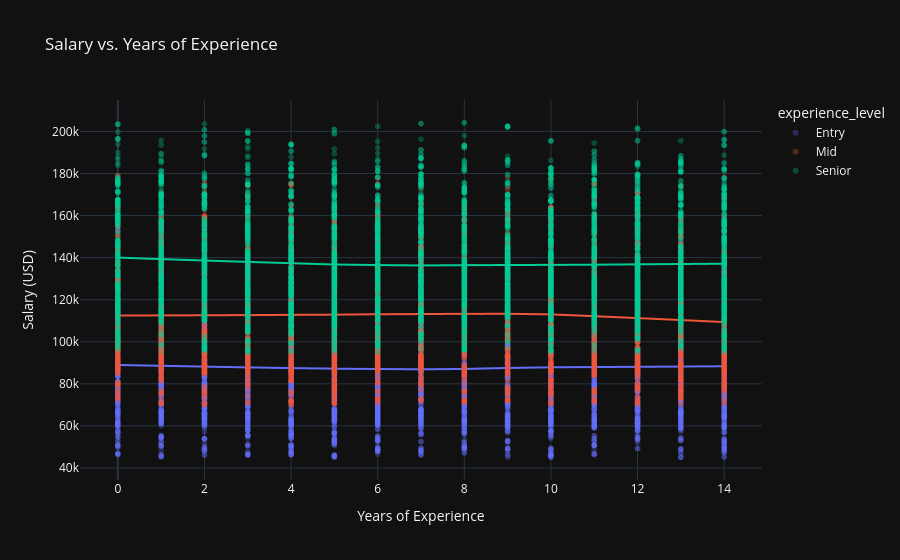

The notebook cell this image was saved under:
### Code cell
### 3. Salary vs. Years of Experience (scatter with trendline)
fig = px.scatter(ai_df, x='years_experience', y='salary', color='experience_level',
                 trendline='lowess', title='Salary vs. Years of Experience',
                 category_orders={'experience_level': ['Entry', 'Mid', 'Senior']},
                 labels={'years_experience': 'Years of Experience', 'salary': 'Salary (USD)'},
                 opacity=0.3)
fig.show()

### Figure 1 — Plotly figure (JSON) as saved in the notebook; plotly's stock layout.template omitted (floating-point values rounded to 4 significant figures; data arrays with more than 128 entries replaced by an {"elided": "..."} marker saying what was removed)
{"data": [{"hovertemplate": "experience_level=Entry<br>Years of Experience=%{x}<br>Salary (USD)=%{y}<extra></extra>", "legendgroup": "Entry", "marker": {"color": "#636efa", "opacity": 0.3, "symbol": "circle"}, "mode": "markers", "name": "Entry", "showlegend": true, "x": {"elided": "5232 int values"}, "xaxis": "x", "y": {"elided": "5232 int values"}, "yaxis": "y", "type": "scattergl"}, {"hovertemplate": "<b>LOWESS trendline</b><br><br>experience_level=Entry<br>Years of Experience=%{x}<br>Salary (USD)=%{y} <b>(trend)</b><extra></extra>", "legendgroup": "Entry", "marker": {"color": "#636efa", "symbol": "circle"}, "mode": "lines", "name": "Entry", "showlegend": false, "x": {"elided": "5232 int values"}, "xaxis": "x", "y": {"elided": "5232 float values"}, "yaxis": "y", "type": "scattergl"}, {"hovertemplate": "experience_level=Mid<br>Years of Experience=%{x}<br>Salary (USD)=%{y}<extra></extra>", "legendgroup": "Mid", "marker": {"color": "#EF553B", "opacity": 0.3, "symbol": "circle"}, "mode": "markers", "name": "Mid", "showlegend": true, "x": {"elided": "5025 int values"}, "xaxis": "x", "y": {"elided": "5025 int values"}, "yaxis": "y", "type": "scattergl"}, {"hovertemplate": "<b>LOWESS trendline</b><br><br>experience_level=Mid<br>Years of Experience=%{x}<br>Salary (USD)=%{y} <b>(trend)</b><extra></extra>", "legendgroup": "Mid", "marker": {"color": "#EF553B", "symbol": "circle"}, "mode": "lines", "name": "Mid", "showlegend": false, "x": {"elided": "5025 int values"}, "xaxis": "x", "y": {"elided": "5025 float values"}, "yaxis": "y", "type": "scattergl"}, {"hovertemplate": "experience_level=Senior<br>Years of Experience=%{x}<br>Salary (USD)=%{y}<extra></extra>", "legendgroup": "Senior", "marker": {"color": "#00cc96", "opacity": 0.3, "symbol": "circle"}, "mode": "markers", "name": "Senior", "showlegend": true, "x": {"elided": "5261 int values"}, "xaxis": "x", "y": {"elided": "5261 int values"}, "yaxis": "y", "type": "scattergl"}, {"hovertemplate": "<b>LOWESS trendline</b><br><br>experience_level=Senior<br>Years of Experience=%{x}<br>Salary (USD)=%{y} <b>(trend)</b><extra></extra>", "legendgroup": "Senior", "marker": {"color": "#00cc96", "symbol": "circle"}, "mode": "lines", "name": "Senior", "showlegend": false, "x": {"elided": "5261 int values"}, "xaxis": "x", "y": {"elided": "5261 float values"}, "yaxis": "y", "type": "scattergl"}], "layout": {"xaxis": {"anchor": "y", "domain": [0.0, 1.0], "title": {"text": "Years of Experience"}}, "yaxis": {"anchor": "x", "domain": [0.0, 1.0], "title": {"text": "Salary (USD)"}}, "legend": {"title": {"text": "experience_level"}, "tracegroupgap": 0}, "title": {"text": "Salary vs. Years of Experience"}}}
